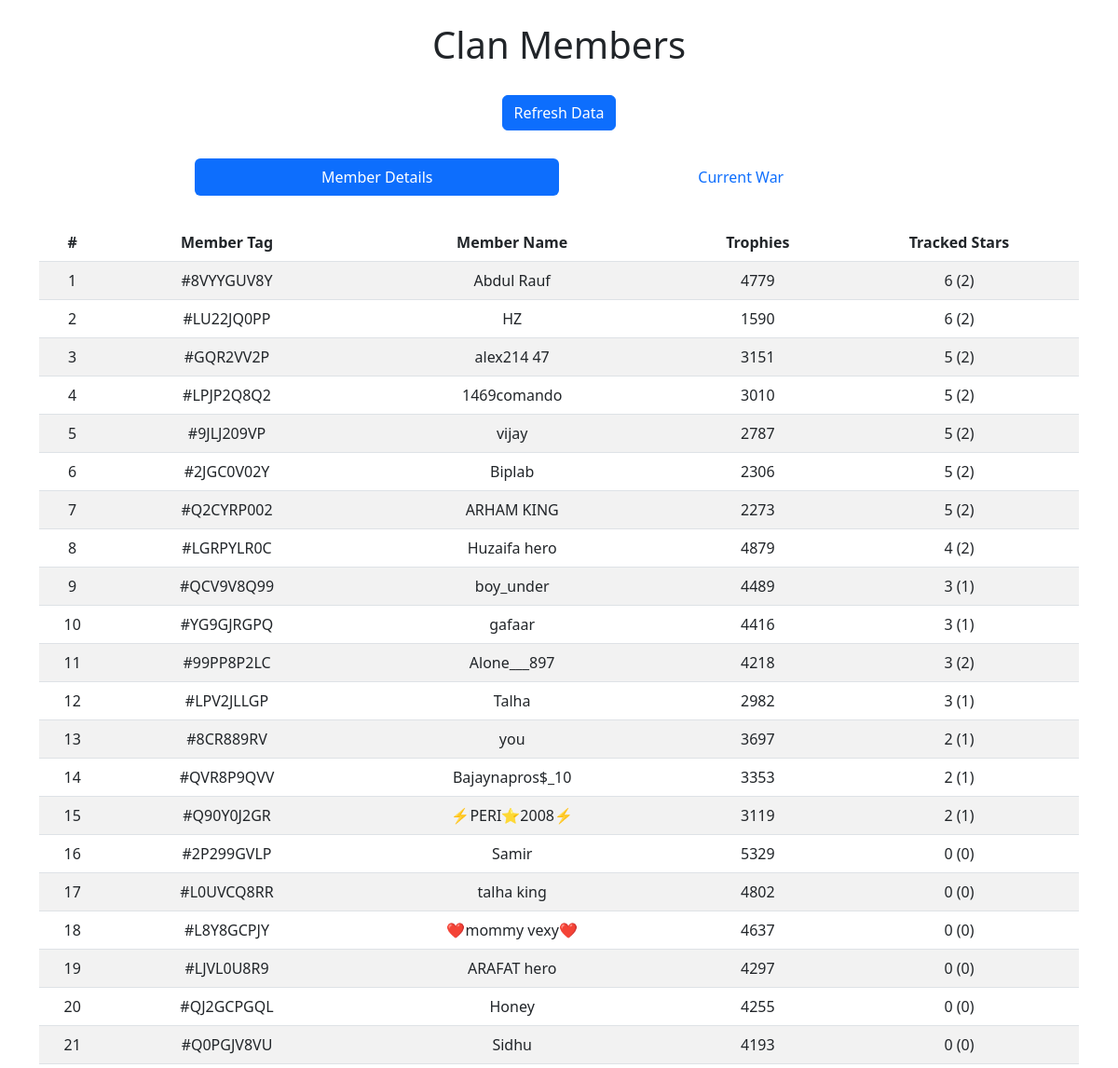
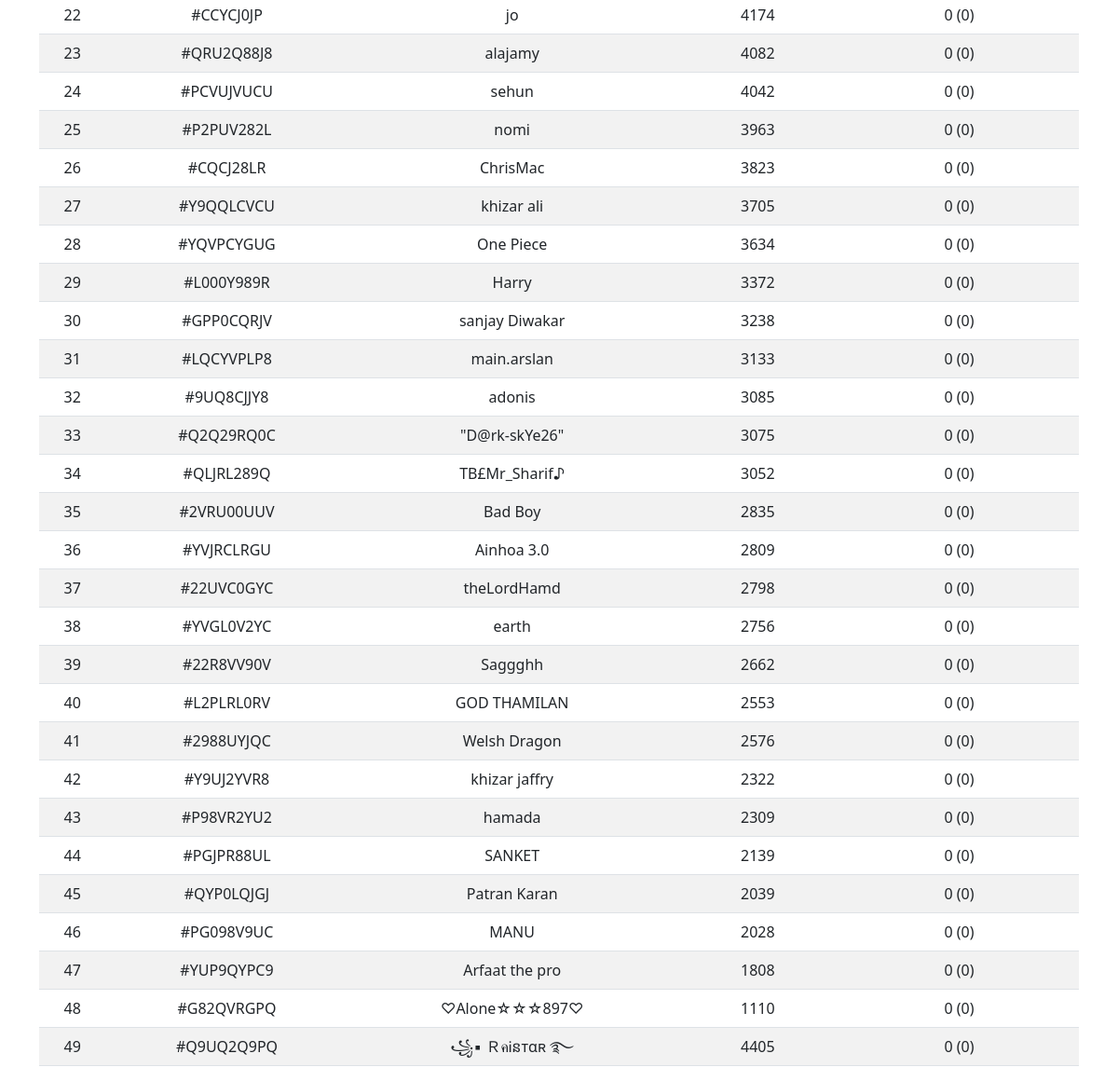
The app's page /clan/overview/, older data (2 pictures, top to bottom).
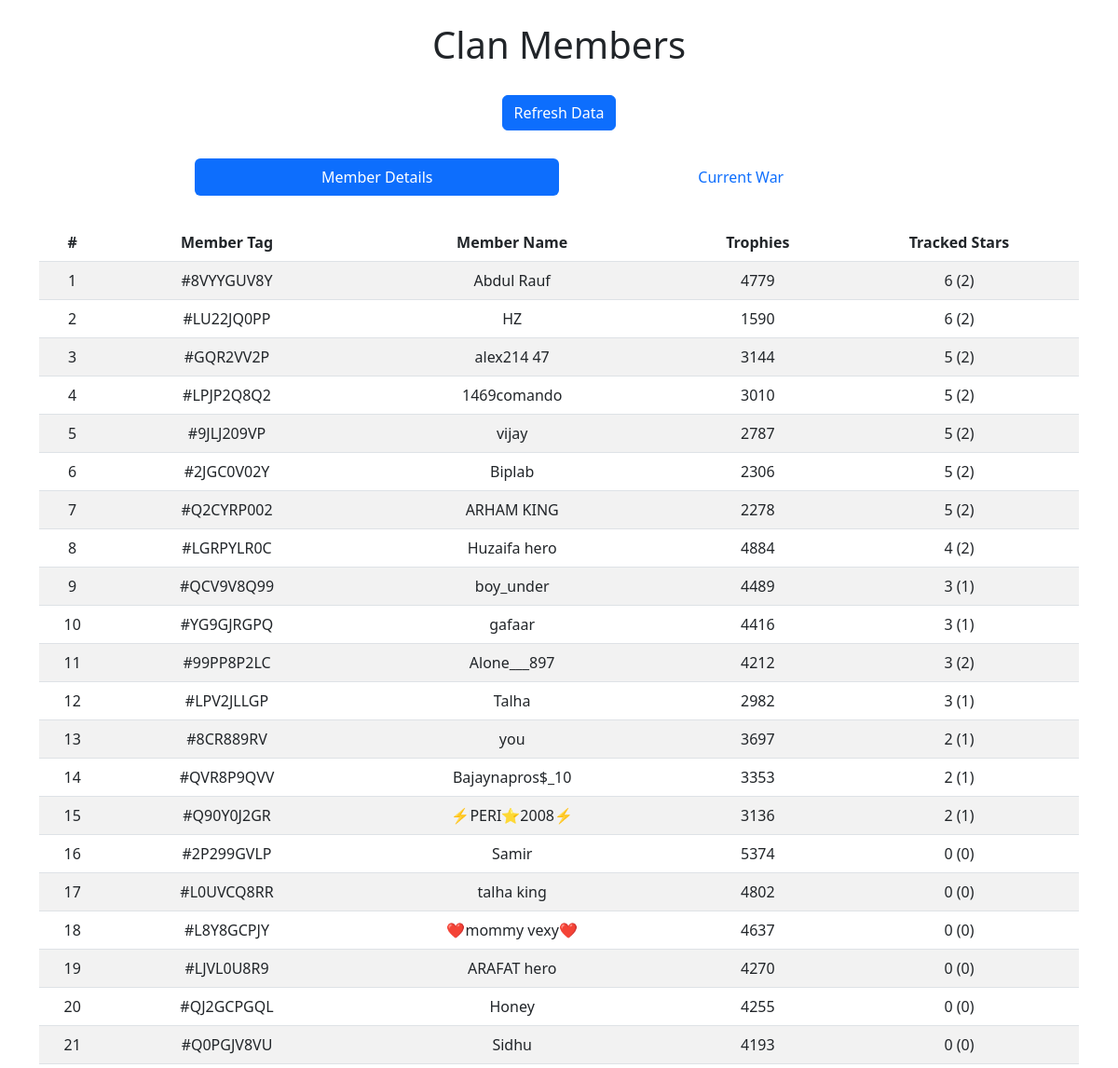
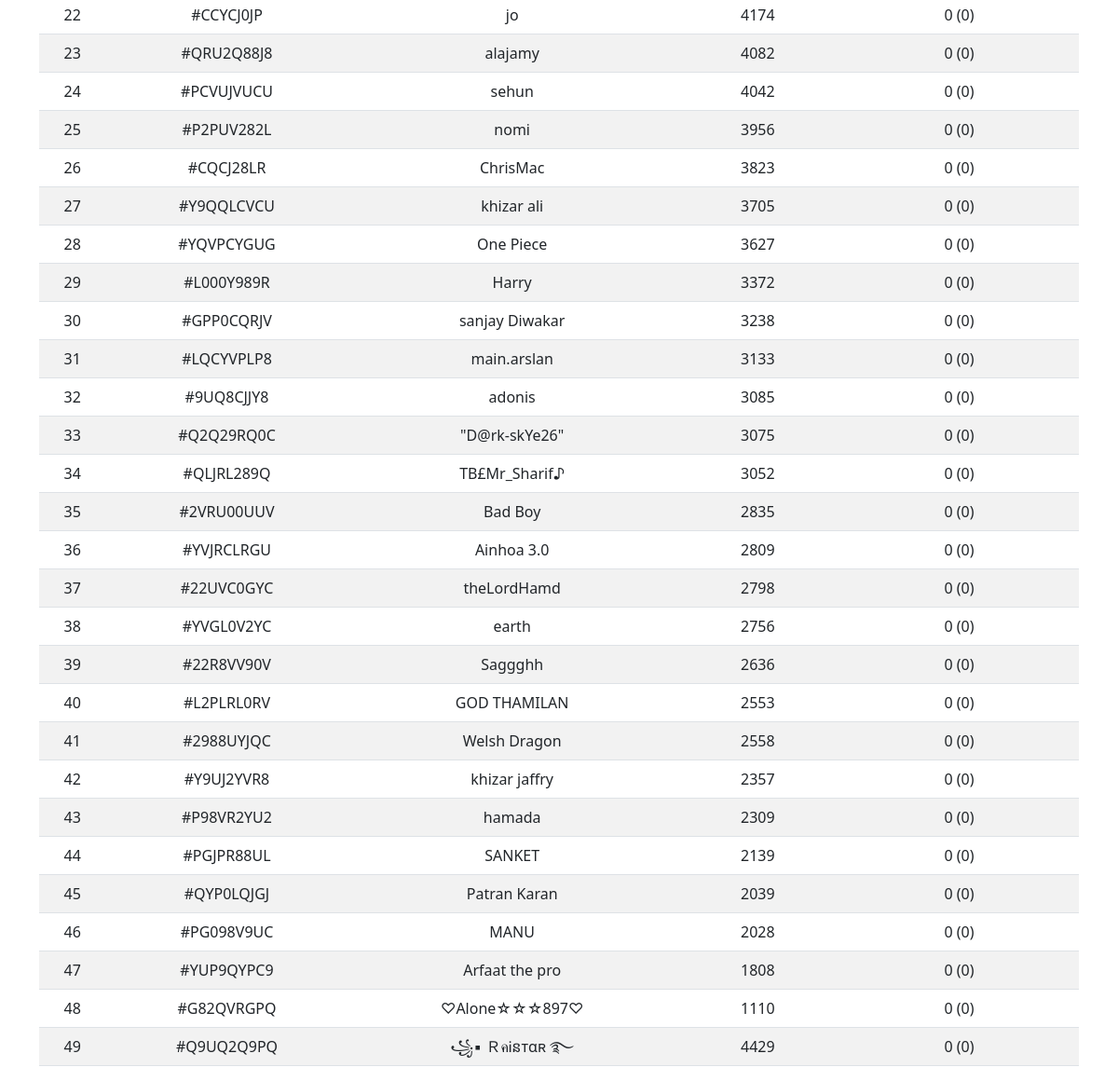
The same page, newer data (2 pictures, top to bottom).
### clan/models.py (models this page shows)
class ClanMembers(models.Model):
    member_tag = models.CharField(max_length=50)
    member_name = models.CharField(max_length=50)
    trophies = models.IntegerField()
    tracked_stars = models.IntegerField(default=0)
    attacked_in_current_war = models.BooleanField(default=False)
    stars_in_current_war = models.IntegerField(default=0)
    participating_in_current_war = models.BooleanField(default=False)
    attacks_used = models.IntegerField(default=0)
    total_war_attacks = models.IntegerField(default=0)

### clan/views.py (the view)
# urls.py: path('overview/', views.members_page, name='clan_members_page'),
def members_page(request):
    members_list = ClanMembers.objects.all().order_by('-tracked_stars')
    return render(request, 'clan/clan_members_details.html', {'members': members_list})

### clan/templates/clan/clan_members_details.html (shortened to what this page needs)
{% load static %}
<!DOCTYPE html>
<html lang="en">
<head>
    <link href="https://cdn.jsdelivr.net/npm/bootstrap@5.2.3/dist/css/bootstrap.min.css" rel="stylesheet">
</head>
<body>
    <div class="container">
        <h1 class="my-4 text-center">Clan Members</h1>
        <div class="button-container">
            <a href="{% url 'refresh_stars' %}" class="btn btn-primary">Refresh Data</a>
        </div>
        <div class="tab-container">
            <ul class="nav nav-pills nav-justified">
                <li class="nav-item">
                    <a class="nav-link active" href="{% url 'clan_members_page' %}">Member Details</a>
                  </li>
                  <li class="nav-item">
                    <a class="nav-link" href="{% url 'current_war_details' %}">Current War</a>
                  </li>
            </ul>
        </div>
        <table class="table table-striped table-hover">
            <thead class="thead-dark">
                <tr>
                    <th>#</th>
                    <th scope="col">Member Tag</th>
                    <th scope="col">Member Name</th>
                    <th scope="col">Trophies</th>
                    <th scope="col">Tracked Stars</th>
                </tr>
            </thead>
            <tbody>
                {% for member in members %}
                <tr>
                    <td>{{ forloop.counter }}</td>
                    <td>{{ member.member_tag }}</td>
                    <td>{{ member.member_name }}</td>
                    <td>{{ member.trophies }}</td>
                    <td>{{ member.tracked_stars }} ({{ member.total_war_attacks }})</td>
                </tr>
                {% endfor %}
            </tbody>
        </table>
    </div>
</body>
</html>

### clan/templates/clan/clan_members_details.html (style rules this page uses)
.button-container { display: flex; width: 100%; justify-content: center; margin-top: 30px; margin-bottom: 30px; }
table { text-align: center; }
.tab-container { width: 70%; margin: 30px auto; }

Row changes from the older to the newer data that the page shows:
changed ClanMembers "#GQR2VV2P": trophies "3151" → "3144"
changed ClanMembers "#Q2CYRP002": trophies "2273" → "2278"
changed ClanMembers "#LGRPYLR0C": trophies "4879" → "4884"
changed ClanMembers "#99PP8P2LC": trophies "4218" → "4212"
changed ClanMembers "#Q90Y0J2GR": trophies "3119" → "3136"
changed ClanMembers "#2P299GVLP": trophies "5329" → "5374"
changed ClanMembers "#LJVL0U8R9": trophies "4297" → "4270"
changed ClanMembers "#P2PUV282L": trophies "3963" → "3956"
changed ClanMembers "#YQVPCYGUG": trophies "3634" → "3627"
changed ClanMembers "#22R8VV90V": trophies "2662" → "2636"
changed ClanMembers "#2988UYJQC": trophies "2576" → "2558"
changed ClanMembers "#Y9UJ2YVR8": trophies "2322" → "2357"
changed ClanMembers "#Q9UQ2Q9PQ": trophies "4405" → "4429"
